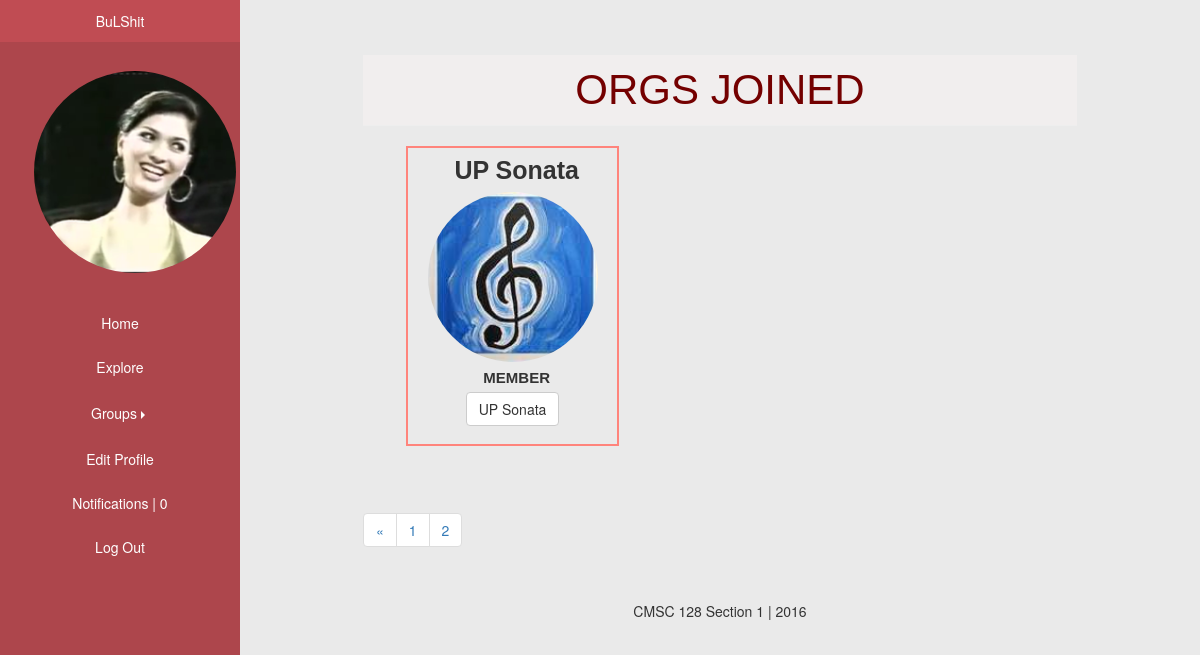
Screenshot of /html/bootgroups.php?id=2 (signed in) with the database file from the repository.
### tables this page shows
CREATE TABLE `user` (
  `user_id` int(50) NOT NULL,
  `student_no` varchar(100) NOT NULL,
  `first_name` varchar(100) NOT NULL,
  `last_name` varchar(100) NOT NULL,
  `username` varchar(100) NOT NULL,
  `password` varchar(100) NOT NULL,
  `course` varchar(100) NOT NULL,
  `date_joined` date NOT NULL,
  `year_level` int(100) NOT NULL,
  `prof_pic` varchar(150) NOT NULL,
  `birthday` date NOT NULL,
  `email` varchar(60) NOT NULL
);

CREATE TABLE `joined` (
  `join_id` int(100) NOT NULL,
  `user_id` int(100) NOT NULL,
  `org_id` int(100) NOT NULL,
  `membership_type` enum('admin','member','pending') NOT NULL,
  `date_joined` date NOT NULL
);

CREATE TABLE `orgs` (
  `org_id` int(100) NOT NULL,
  `org_name` varchar(100) NOT NULL,
  `description` text NOT NULL,
  `photo` varchar(100) NOT NULL
);

### html/bootgroups.php (the view, shortened to what this page needs)
<?php
	include ("functions.php");
	$connectdb = connection();
?>
<!DOCTYPE html>
<html>
	<head>
		<link rel="stylesheet" type="text/css" href="https://maxcdn.bootstrapcdn.com/bootstrap/3.3.7/css/bootstrap.min.css">
		<link rel="stylesheet" type="text/css" href="../css/newstyle.css">
		<link rel="stylesheet" type="text/css" href="../css/navigation.css">
	</head>
	<body>
	<div class = "container">
		<?php	$start=0;
				$lim=3;
				if(isset($_GET['id'])){
					$id=$_GET['id'];
					$start=($id-1)*$lim;
				}
				else{
					$id=1;
				} ?>
		<div id="wrapper">
		    <nav id="general" class="col-lg-3 col-md-3 col-sm-6 col-xs-12">
		        <ul class="nav nav-pills nav-stacked" id="navigation" >
		            <?php
		            $current_id = $_SESSION['user_id'];
		            $query2 = mysqli_query($connectdb, "select * from user where user_id = $current_id");
		            while($current_user= mysqli_fetch_array($query2)){ ?>
		            <li id="liTo"><a href = 'viewprofile.php?user_id=<?=$current_id?>'><?php echo $current_user['username'] ?></a></li>
		            <li><img onerror="this.src = '../images/janina.PNG'" id = "prof_pic" src="../images/<?php echo $current_user['prof_pic'] ?>"/></li><?php } ?>
		            <li><a href="home.php">Home</a></li>
		            <li><a href="bootexplore.php">Explore</a></li>
		            <li class="dropdown" id="dropFilter">
		                <a class="dropdown-toggle" data-toggle="dropdown" href="bootgroups.php">Groups<span class="caret caret-right "></span></a>
		            </li>
		            <li><a href="edit.php">Edit Profile</a></li>
		            <li><a href="notif.php">Notifications   |
		    				  <?php
		                $notifnum = mysqli_query($connectdb,"select * from announcement, seen_announcement where announcement.announcement_id = seen_announcement.announcement_id and seen_announcement.seen = 'not_seen'and seen_announcement.user_id='".$current_id."'");
		                $total2 = mysqli_num_rows($notifnum);
		                echo "$total2"
		                ?>
		            </a></li>
		            <li><a href="logout.php">Log Out</a></li>
		        </ul>
		    </nav>
		</div>
	</div>
	<div class="jumbotron">
			<div class="container" id="content">
				<div id="group_list">
					<div class="page-header">
						<h2>ORGS JOINED</h2>
					</div>
					<ul id="see_group">
						<?php
							$userid = $_SESSION['user_id'];
							$result = groupListQuery($userid,$start,$lim,$connectdb);
							if(mysqli_num_rows($result)!=0){
								while(list($orgid,$orgName, $photo,$memType)=mysqli_fetch_row($result)){
						?>
								<li>
								<label><?=elipse($orgName)?></label>
								<img onerror="this.src = '../images/janina.PNG'" id="image" src="<?=$photo?>">
								<label style="font-size: 15px;"><?=detMemType($memType)?></label>
								<?php
									if ($memType!="pending") {
									?>
									<a href="bootgroup_page.php?orgID=<?=$orgid?>" class="btn btn-default btn-md" role="button"><?=elipse($orgName)?></a>
									<?php
									}else{
									?>
									<a class="btn btn-danger btn-md" role="button" href="cancel.php?orgID=<?=$orgid?>&id=<?=$id?>">Cancel Request</a>
									<?php
									}
								?>
							</li>
							<?php
								}
							?>
					<?php	}
							else{
								echo "<p>You still haven't joined an org yet! Try <a href='explore.php'>Exploring</a> a bit.</p>";
							}
						?>
					</ul>
				</div>
				<?php
				$query = "SELECT * FROM joined, orgs WHERE joined.user_id = $userid AND joined.org_id = orgs.org_id";
				$result = mysqli_query($connectdb,$query);
				$rows=mysqli_num_rows($result);
				$total=ceil($rows/$lim);
				if($total!=0){
				?>
	</div>
	<div class="container">
				<div id="page-nav">
					<nav>
					<ul id="pagination" class="pagination">
					<?php
					if($id>1){
						?>
						<li><a aria-label = "Previous" href="?id=<?php echo ($id-1)?>"><span aria-hidden="true">&laquo;</span></a></li>
					<?php }
					for($i=1; $i<=$total; $i++){
						if($i==$id){ ?>
							<li><a class="current" href="?id=<?php echo $i?>"><?=$i?></a></li>
						<?php
						}
						else{
						?><li><a href="?id=<?php echo $i?>"><?=$i?></a></li>
						<?php
						}
					}
					?>
					</ul>
					</nav>
				</div>
				<?php
				}
				?>
				<footer>CMSC 128 Section 1 | 2016</footer>
			</div>
		</div>

### html/functions.php (shortened to what this page needs)
<?php
	function groupListQuery($userid, $start, $limit, $dbconn){
		$query = "SELECT orgs.org_id,orgs.org_name, orgs.photo, joined.membership_type
				FROM joined, orgs
				WHERE joined.user_id = $userid AND joined.org_id = orgs.org_id
				ORDER BY joined.membership_type
				LIMIT $start, $limit";
		return mysqli_query($dbconn, $query);
	}
	function detMemType($memType){
		if ($memType=="admin") {
			return "ADMIN";
		}elseif ($memType=="member") {
			return "MEMBER";
		}return "PENDING";
	}
	function elipse($string){
		if(strlen($string)<14){
			echo $string;
		}
		else{
			echo substr($string, 0, 14) . "...";
		}
	}
?>

### css/newstyle.css (style rules this page uses)
body { background: #eaeaea; }
h2 { color: #740000; line-height: 100%; font-size: 100%; margin: auto; text-align: center; font-family: 'Arca Majora 3 Bold', sans-serif; padding: 1%; text-transform: uppercase; }
.jumbotron, #content >.container { background-color: red; width: 72%; margin-left: 24%; padding: 5%; }
.page-header { color: #740000; line-height: 100%; background-color: rgba(249, 243, 243, 0.5); font-size: 300%; margin: auto; text-align: center; font-family: 'Arca Majora 3 Bold', sans-serif; padding: 1%; }
#image { border-radius: 50%; height: 100%; width: 100%; margin-left: -300%; }
#dropFilter { color: white; width: 100%; padding: 1%; transition: 0.2s ease-in-out; }
#see_group { list-style-type: none; height: 100%; }
#see_group > li { height: 300px; width: 31.5%; margin-top: 3%; margin-right: 0.5%; margin-left: 0.5%; margin-bottom: 20px; text-align: center; display: inline-block; float: left; background-color: transparent; border: 2px solid #ff847c; }
.caret-right { margin-left: 2%; border-left: 4px solid; border-bottom: 4px solid transparent; border-top: 4px solid transparent; }
#pagination { margin-left: 20%; margin-top: 6.5%; margin-bottom: -4%; }
footer { position: relative; text-align: center; margin-top: 20%; background: #eaeaea; width: 100%; padding: 1%; }

### css/navigation.css (style rules this page uses)
#navigation { list-style-type: none; position: fixed; left: 0; width: 20%; background: #ad464c; height: 100%; }
#navigation > li > a { text-align: center; background: #ad464c; border: 1.5px solid transparent; border-radius: 0; color: white; transition: 0.2s; }
#prof_pic { display: block; margin: auto; border-radius: 50%; width: 200px; height: 200px; object-fit: cover; object-position: center; }

### html/bootgroups.php (style rules this page uses)
.jumbotron { background: #0000; width: 72%; margin-left: 24%; margin-top: -0.5%; padding: 5%; height: 90%; }
.page-header { color: #740000; line-height: 100%; background-color: rgba(249, 243, 243, 0.5); font-size: 300%; margin: auto; text-align: center; font-family: 'Arca Majora 3 Bold', sans-serif; padding: 1%; }
#prof_pic { border-radius: 50%; height: 250px; width: 250px; padding: 10%; margin: 2% 4%; }
#image { width: 170px; height: 170px; object-position: center; object-fit: cover; margin: auto; }
#see_group > li > label { font-family: 'Arca Majora 3 Bold', sans-serif; text-align:center; text-shadow: none; width: 250px; margin: 2%; font-size: 25px; }
#see_group { list-style-type: none; height: 100%; }
#see_group > li { height: 300px; width: 31.5%; margin-top: 3%; margin-right: 0.5%; margin-left: 0.5%; margin-bottom: 20px; text-align: center; display: inline-block; float: left; background-color: transparent; border: 2px solid #ff847c; }
#see_group > li > a { margin: auto; }
#pagination { margin-left: auto; margin-top: 6.5%; margin-bottom: -4%; position: all; }
footer { position: relative; text-align: center; margin-top: 10%; background: #eaeaea; width: 100%; padding: 1%; margin-bottom: -18%; }

### rows the page displays
user: username "BuLShit"
joined: org.org_name "UP Sonata UP Sonata", org.photo (picture), membership_type "MEMBER"

### other values shown
$total2 "0"
